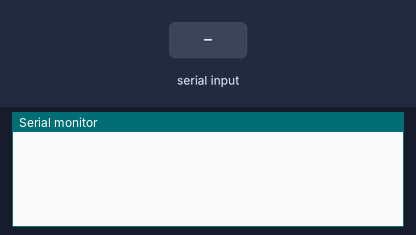
A sketch run on a simulated ESP32. Parts: the last lines printed to the serial monitor. Inputs (shaded band) come from the test bench.

Above: at 1.2 s.
1.3 s: "RESET\n" received over Serial
At 1.8 s:
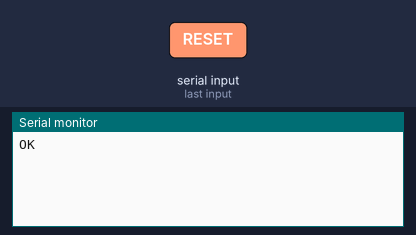
2.8 s: "90,45\n" received over Serial
At 4.2 s:
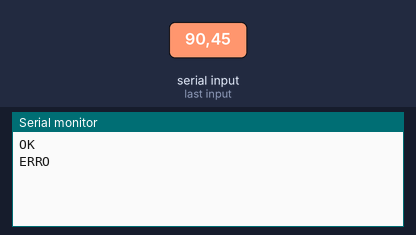

Measured:
- after the input at 1.3 s, the serial monitor: prints a new line at once (image 1)
- after the input at 2.8 s, the serial monitor: prints a new line at once (image 2)

The sketch:

esp32_pid.ino
```cpp
#include "protocolo.hpp"

Pid pid;
char entrada[96];
std::size_t usados = 0;
bool excesso = false;

void setup() {
    Serial.begin(115200);
}

void loop() {
    while (Serial.available()) {
        const char c = static_cast<char>(Serial.read());
        if (c == '\n') {
            entrada[usados] = '\0';
            char resposta[96];
            if (excesso) {
                Serial.println("ERRO");
            } else {
                responder(pid, entrada, resposta, sizeof(resposta));
                Serial.println(resposta);
            }
            usados = 0;
            excesso = false;
        } else if (c != '\r') {
            if (usados < sizeof(entrada) - 1) {
                entrada[usados++] = c;
            } else {
                excesso = true;
            }
        }
    }
}
```

pid.hpp
```cpp
#pragma once
#include <cmath>

class Pid {
public:
    static constexpr double dt = 0.02;

    double step(double error) {
        // C(s) = sqrt(17)*(s+1)^2 / [s*(s+4)].
        constexpr double scale = 4.123105625617661;
        constexpr double kp = scale * 7.0 / 16.0;
        constexpr double ki = scale / 4.0;
        constexpr double kd = scale * 9.0 / 64.0;
        integral += ki * dt * error;
        derivative = (derivative + 4.0 * kd * (error - previous)) / (1.0 + 4.0 * dt);
        previous = error;
        return kp * error + integral + derivative;
    }

private:
    double integral = 0.0;
    double derivative = 0.0;
    double previous = 0.0;
};
```

protocolo.hpp
```cpp
#pragma once
#include "pid.hpp"
#include <cstdio>
#include <cstring>

// O mesmo parser e o mesmo controlador são usados no ESP32 e no executável de bancada.
inline void responder(Pid& pid, const char* linha, char* resposta, std::size_t tamanho) {
    if (std::strcmp(linha, "RESET") == 0) {
        pid = Pid{};
        std::snprintf(resposta, tamanho, "OK");
        return;
    }
    long indice;
    double erro;
    char extra;
    if (std::sscanf(linha, "%ld %lf %c", &indice, &erro, &extra) != 2
        || indice < 0 || !std::isfinite(erro)) {
        std::snprintf(resposta, tamanho, "ERRO");
        return;
    }
    std::snprintf(resposta, tamanho, "%ld %.15g", indice, pid.step(erro));
}
```
